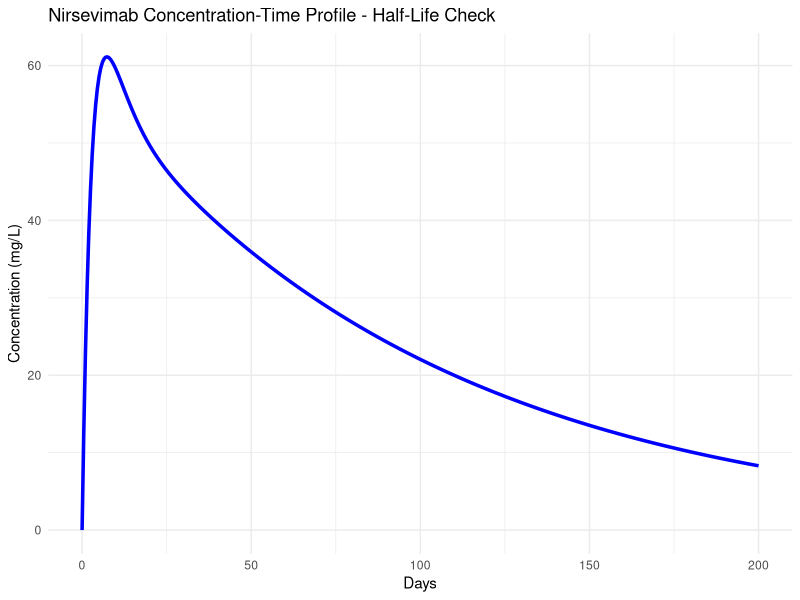

The R script that drew this image:
# 09_HALF_LIFE_VERIFICATION - Critical Fix (Mother Document)
library(deSolve)
library(ggplot2)

# Parameters from mother document (Clegg et al.)
theta <- c(
  theta <- c(
    ka = 0.286,
    CL = 0.00836,     
    Q = 0.0406,
    Vc = 0.514,
    Vp = 0.316
  )
)

# Two-compartment ODE
two_comp <- function(t, state, parameters) {
  with(as.list(c(state, parameters)), {
    ddepot <- -ka * depot
    dcentral <- ka * depot - (CL/Vc + Q/Vc) * central + (Q/Vp) * peripheral
    dperipheral <- (Q/Vc) * central - (Q/Vp) * peripheral
    list(c(ddepot, dcentral, dperipheral))
  })
}

state <- c(depot = 0, central = 0, peripheral = 0)
times <- seq(0, 200, by = 0.5)

# Dose 50 mg at t=0
state["depot"] <- 50
out <- ode(y = state, times = times, func = two_comp, parms = theta)
df <- as.data.frame(out)
df$cp <- df$central / theta["Vc"]

# Plot
ggplot(df, aes(x = time, y = cp)) + 
  geom_line(size = 1.2, color = "blue") +
  labs(title = "Nirsevimab Concentration-Time Profile - Half-Life Check",
       x = "Days", y = "Concentration (mg/L)") +
  theme_minimal()

# Calculate empirical terminal half-life (day 75 to 150)
cp_75  <- df$cp[which.min(abs(df$time - 75))]
cp_150 <- df$cp[which.min(abs(df$time - 150))]
t_half <- (150 - 75) * log(2) / log(cp_75 / cp_150)

cat("✅ Half-life verification completed.\n")
cat("Empirical terminal half-life (day 75–150):", round(t_half, 1), "days\n")
cat("Literature value for nirsevimab: ~71 days\n")
cat("If result is ~31 days → CL needs FcRn recycling adjustment.\n")
